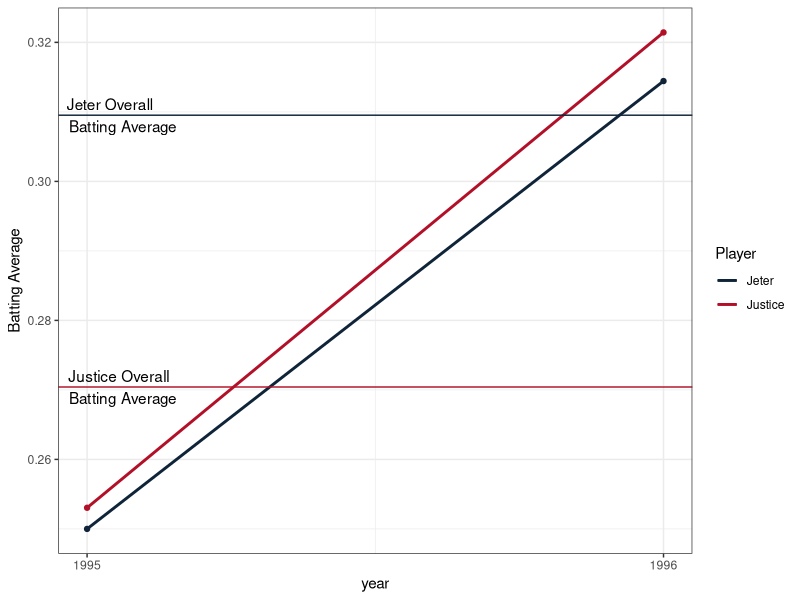
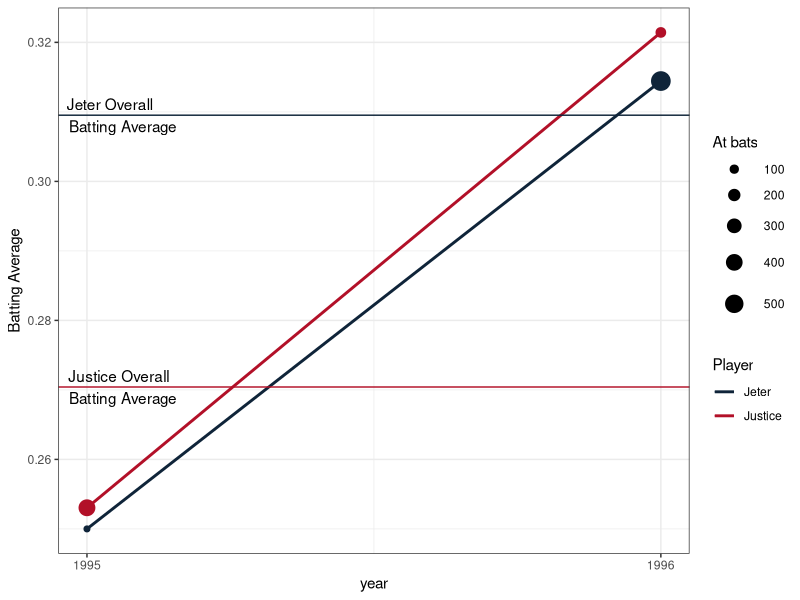
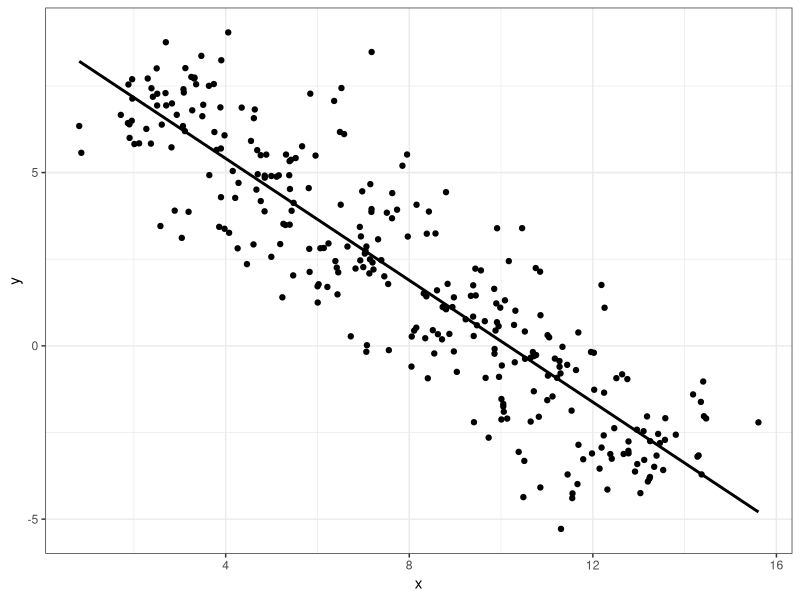
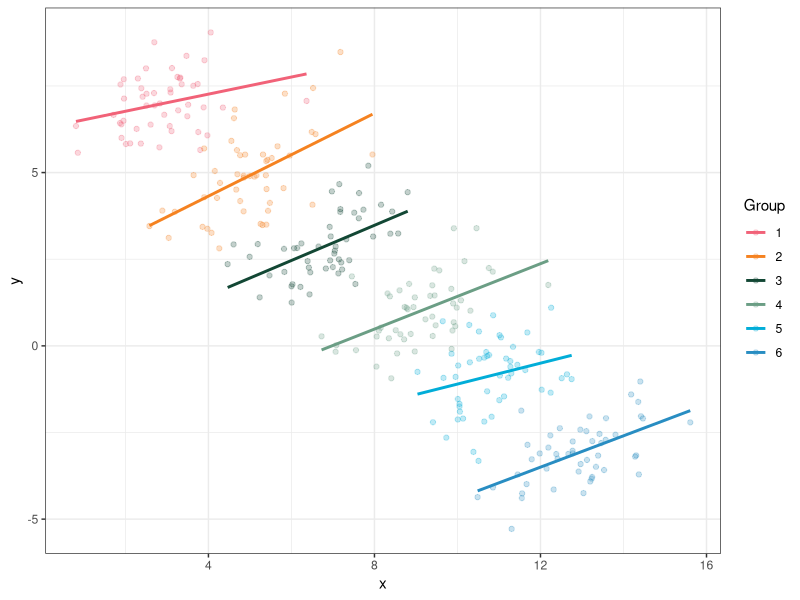
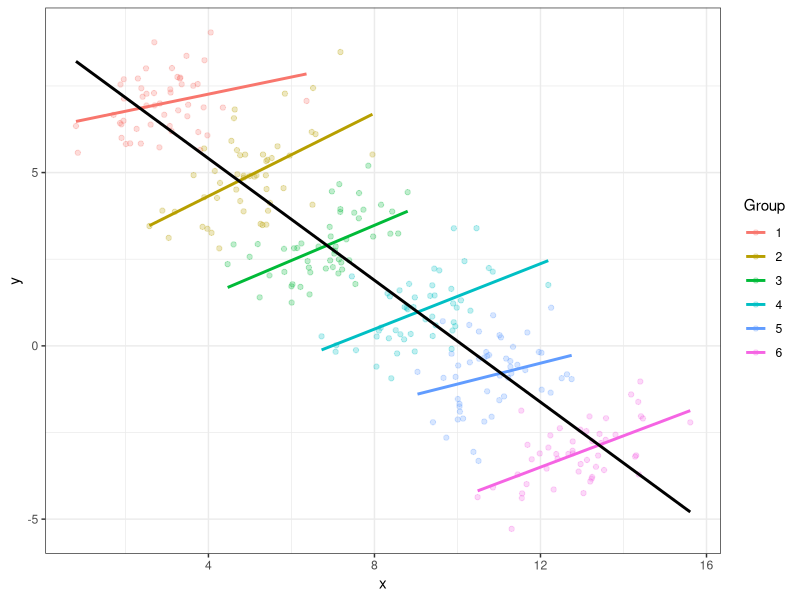

Here is the R script that generated these plots, in order:
## ---- chunk 1
library(ggplot2)
theme_set(theme_bw())
## ---- chunk 2
library(ggplot2)
library(tibble)
library(dplyr)

ba <- tibble(player = c("Jeter", "Justice", "Jeter", "Justice"), year = c(1995, 1995, 1996, 1996), hits = c(12, 104, 183, 45), at_bats = c(48, 411, 582, 140)) |>
  mutate(ba = hits/at_bats)
ba_sum <- ba |> group_by(player) |> summarize(ba = sum(hits)/sum(at_bats))

ggplot(ba, aes(x = year, y = ba, color = factor(player))) + 
  geom_point() + 
  geom_smooth(method = "lm") + 
  geom_hline(data = ba_sum, aes(yintercept = ba, color = factor(player)), inherit.aes = F) + 
  geom_text(data = ba_sum, aes(x = -Inf, y = ba, label = paste(player, "Overall\nBatting Average")), inherit.aes = F, vjust = 0.5, hjust = -0.1) + 
  scale_x_continuous(breaks = 1995:1996) + 
  scale_color_manual(values = c("Jeter" = "#0F2439", "Justice" = "#B21028")) +
  guides(size = guide_legend("At bats", override.aes = list(linetype = NA, fill = NA)), color = guide_legend("Player", override.aes=list(shape = NA, fill = NA))) + 
  theme(legend.background = element_blank(), legend.key = element_rect(fill = "white"), legend.box = element_blank(),  rect=element_rect(fill="white")) + 
  ylab("Batting Average")
## ---- chunk 3
library(ggplot2)
library(tibble)
library(dplyr)

ba <- tibble(player = c("Jeter", "Justice", "Jeter", "Justice"), year = c(1995, 1995, 1996, 1996), hits = c(12, 104, 183, 45), at_bats = c(48, 411, 582, 140)) |>
  mutate(ba = hits/at_bats)
ba_sum <- ba |> group_by(player) |> summarize(ba = sum(hits)/sum(at_bats))

ggplot(ba, aes(x = year, y = ba, color = factor(player), size = at_bats)) + 
  geom_point() + 
  geom_smooth(method = "lm") + 
  geom_hline(data = ba_sum, aes(yintercept = ba, color = factor(player)), inherit.aes = F) + 
  geom_text(data = ba_sum, aes(x = -Inf, y = ba, label = paste(player, "Overall\nBatting Average")), inherit.aes = F, vjust = 0.5, hjust = -0.1) + 
  scale_x_continuous(breaks = 1995:1996) + 
  scale_color_manual(values = c("Jeter" = "#0F2439", "Justice" = "#B21028")) +
  scale_size_area() + 
  guides(size = guide_legend("At bats", override.aes = list(linetype = NA, fill = NA)), color = guide_legend("Player", override.aes=list(shape = NA, fill = NA))) + 
  theme(legend.background = element_blank(), legend.key = element_rect(fill = "white"), legend.box = element_blank(),  rect=element_rect(fill="white")) + 
  ylab("Batting Average")
## ---- chunk 4
#| layout-ncol: 3
#| fig-alt: 
#|   - A scatterplot with 300 observations showing a negative relationship between x, which lies between 0.8088 and 15.6080, and y, which lies between -5.2918 and 9.0437. As x increases, the value of y decreases. A linear trend line highlights this relationship. 
#|   - A scatterplot with 300 observations showing the relationship between x, which lies between 0.8088 and 15.6080, and y, which lies between -5.2918 and 9.0437. There are six groups of points, and within each group, there is a positive relationship between x and y, however, the group means show a negative relationship between x and y. A set of six linear trend lines, one for each group, highlights this relationship. 
#|   - A scatterplot with 300 observations showing the relationship between x, which lies between 0.8088 and 15.6080, and y, which lies between -5.2918 and 9.0437. There are six groups of points, and within each group, there is a positive relationship between x and y, however, the group means show a negative relationship between x and y. Both the overall and the within-group trend lines are shown, highlighting the different ways we can interpret the relationship between x and y. 
#| fig-cap: 
#|   - Negative association between x and y
#|   - Positive association between x and y, within each group
#|   - ???
#| fig-width: 8
#| fig-height: 8
#| fig-extra: fragment
library(tidyverse)

set.seed(2093467)
n <- 300 
p <- 2  
x <- matrix(rnorm(n * p), nrow = n, ncol = p)
# Define Sigma, the target correlation matrix
sigma <- matrix(c(
  1.0, 0.5,
  0.5, 1.0
), nrow = p, byrow = TRUE)

# Cholesky decomposition
L <- t(chol(sigma))
diag <- diag(c(1,1))
y <- t(diag %*% L %*% t(x))


df <- tibble(group = rep(1:6, each = 50),
             x_mean = rep(c(1:6)*2+1, each = 50),
             x = x_mean + y[,1],
             y = 10-x_mean+y[,2])

ggplot(data = df, aes(x = x, y = y)) + geom_point() + geom_smooth(method = "lm", se = F, color = "black")

ggplot(data = df, aes(x = x, y = y, color = factor(group))) +
  geom_point(alpha = 0.25) + 
  geom_smooth(method = "lm", se = F) + 
  scale_color_manual("Group", values = c("#f16278", "#f58220","#124734", "#6b9e85", "#01add8", "#288dc2"))  

ggplot(data = df, aes(x = x, y = y, color = factor(group))) +
  geom_point(alpha = 0.25) + geom_smooth(method = "lm", se = F) +
  geom_smooth(aes(x = x, y = y), color = "black", method = "lm", se = F, inherit.aes = F) + 
  scale_color_discrete("Group")
